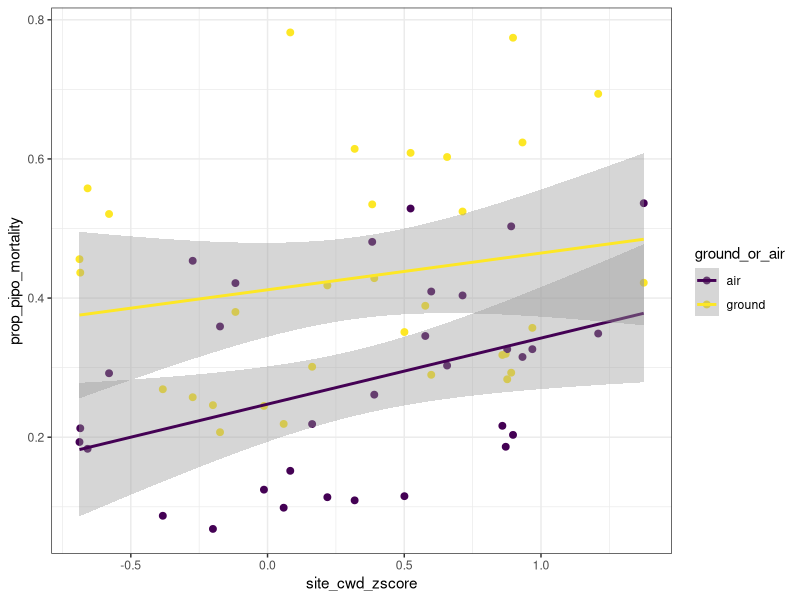
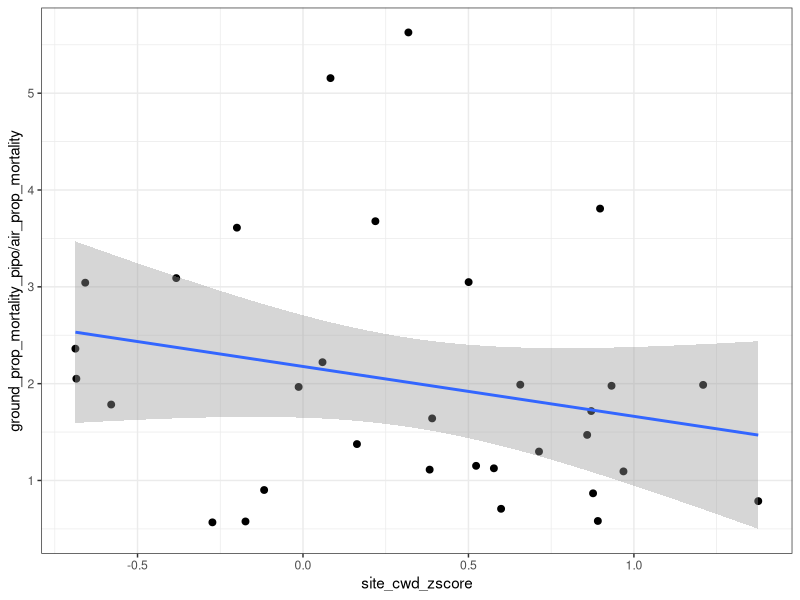
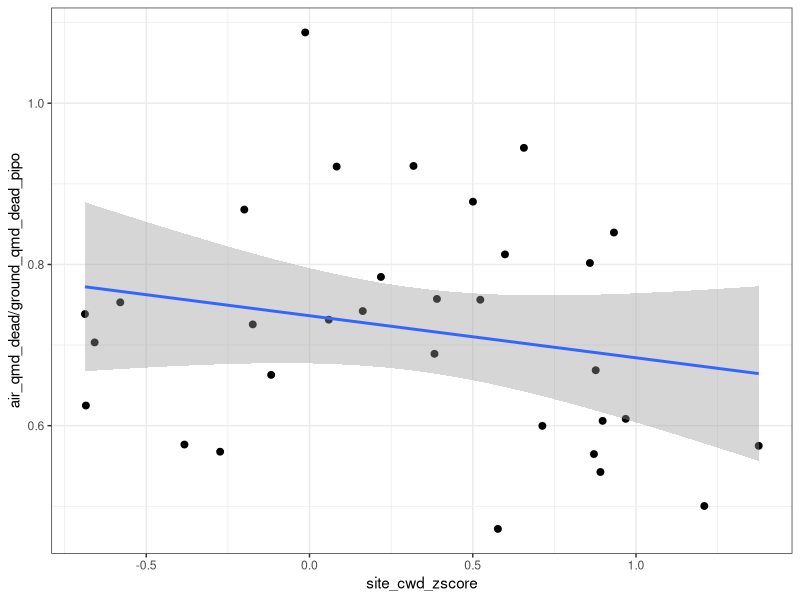

Here is the R script that generated these plots, in order: (Note: this script raises an error after producing the figures.)
# Purpose: assess any forest structure/composition differences along the CWD gradient in both ground and aerial data that might offer an alternative explanation for the strong CWD/host size interaction we found in our analysis

library(tidyverse)

site_data <- read_csv("analyses/analyses_output/summarized-non-spatial-site-data.csv")

site_data <-
  site_data %>% 
  dplyr::mutate(air_n_dead = air_n_total * air_prop_mortality,
                ground_n_dead = ground_n_total * ground_prop_mortality,
                air_mortality_rate_tphapyr = air_tpha_total * air_prop_mortality,
                ground_mortality_rate_tphapyr = ground_tpha_total * ground_prop_mortality)


# the overall pattern that we analyzed; CWD predicting pipo mortal; QMD predicting mortality --------

pipo_mortality_cwd <- 
  site_data %>% 
  dplyr::select(site_cwd_zscore, ground_prop_mortality_pipo, air_prop_mortality) %>% 
  dplyr::rename(ground = starts_with("ground"), air = starts_with("air")) %>% 
  pivot_longer(cols = c("ground", "air"), names_to = "ground_or_air", values_to = "prop_pipo_mortality")
  
ggplot(pipo_mortality_cwd, aes(x = site_cwd_zscore, y = prop_pipo_mortality, color = ground_or_air)) +
  geom_point(size = 2) +
  geom_smooth(method = "lm") +
  scale_color_viridis_d() +
  theme_bw()

ggplot(site_data, aes(x = site_cwd_zscore, y = ground_prop_mortality_pipo / air_prop_mortality )) +
  geom_point(size = 2) +
  geom_smooth(method = "lm") +
  scale_color_viridis_d() +
  theme_bw()


# relationship with dead PIPO qmd -----------------------------------------

ggplot(site_data, aes(x = site_cwd_zscore, y = air_qmd_dead / ground_qmd_dead_pipo)) +
  geom_point(size = 2) +
  geom_smooth(method = "lm") +
  scale_color_viridis_d() +
  theme_bw()

pipo_mortality_qmd <- 
  site_data %>% 
  dplyr::select(ground_qmd_pipo_dead, ground_prop_mortality_pipo, air_prop_mortality) %>% 
  dplyr::rename(qmd = ground_qmd_dead) %>% 
  dplyr::rename(ground = starts_with("ground"), air = starts_with("air")) %>% 
  pivot_longer(cols = c("ground", "air"), names_to = "ground_or_air", values_to = "prop_pipo_mortality")

ggplot(pipo_mortality_qmd, aes(x = qmd, y = prop_pipo_mortality, color = ground_or_air)) +
  geom_point(size = 2) +
  geom_smooth(method = "lm") +
  scale_color_viridis_d() +
  theme_bw()

# Did nonhost mortality vary across the CWD gradient? ------------------------

# Site CWD predicting the overall proportion of trees that are dead non-pipos
# slightly increasing trend across the CWD gradient, implying that more non-hosts are dying in hot/dry sites
ggplot(site_data, aes(x = site_cwd_zscore, y = ground_prop_mortality_nonhost)) +
  geom_point() +
  geom_smooth(method = "lm") +
  labs(x = "Site CWD (z score)",
       y = "Proportion of all trees that are dead nonhosts")

# Site CWD predicting the proportion of *dead* trees that are non-pipos
# We can think of this as an estimate of our classification error (since we classified all dead trees as PIPO and
# thus this plot would show 0 across the whole CWD gradient)
# Probably a better comparison to the aerial data
# No real trend here, suggesting that the fraction of dead trees that are non-hosts does not change across the
# CWD gradient. This suggests that a CWD by host/nonhost interaction (masked by our classification errors for dead 
# trees) is probably not the cause of the CWD by host size interaction effect on probability of mortality
ggplot(site_data, aes(x = site_cwd_zscore, y = ground_prop_mortality_nonhost / ground_prop_mortality)) +
  geom_point() +
  geom_smooth(method = "lm") +
  labs(x = "Site CWD (z score)",
       y = "Proportion of *dead* trees that are nonhosts from ground data")


# host tree size across the CWD gradient ---------------------------------------

pipo_and_dead_qmd <- 
  site_data %>% 
  dplyr::select(site_cwd_zscore, ground_qmd_pipo_and_dead, air_qmd_pipo_and_dead) %>% 
  dplyr::rename(ground = starts_with("ground"), air = starts_with("air")) %>% 
  pivot_longer(cols = c("ground", "air"), names_to = "ground_or_air", values_to = "qmd_pipo_and_dead")

ggplot(pipo_and_dead_qmd, aes(x = site_cwd_zscore, y = qmd_pipo_and_dead, color = ground_or_air)) +
  geom_point(size = 2) +
  geom_smooth(method = "lm") +
  scale_color_viridis_d() +
  theme_bw()

pipo_qmd <- 
  site_data %>% 
  dplyr::select(site_cwd_zscore, ground_qmd_pipo, air_qmd_pipo) %>% 
  dplyr::rename(ground = starts_with("ground"), air = starts_with("air")) %>% 
  pivot_longer(cols = c("ground", "air"), names_to = "ground_or_air", values_to = "qmd_pipo")

ggplot(pipo_qmd, aes(x = site_cwd_zscore, y = qmd_pipo, color = ground_or_air)) +
  geom_point(size = 2) +
  geom_smooth(method = "lm") +
  scale_color_viridis_d() +
  theme_bw()

# The QMD of dead trees doesn't change across the gradient;
# This also suggests that the host QMD by CWD interaction on Pr(host mortality) is not
# driven by our classification error.

dead_qmd <- 
  site_data %>% 
  dplyr::select(site_cwd_zscore, ground_qmd_dead, air_qmd_dead) %>% 
  dplyr::rename(ground = starts_with("ground"), air = starts_with("air")) %>% 
  pivot_longer(cols = c("ground", "air"), names_to = "ground_or_air", values_to = "qmd_dead")

ggplot(dead_qmd, aes(x = site_cwd_zscore, y = qmd_dead, color = ground_or_air)) +
  geom_point(size = 2) +
  geom_smooth(method = "lm") +
  scale_color_viridis_d() +
  theme_bw()

# How did we classify forest composition across CWD gradient? ----------------

prop_nonhost_live <-
  site_data %>% 
  dplyr::select(site_cwd_zscore, air_prop_nonhost_live, ground_prop_nonhost_live) %>% 
  dplyr::rename(ground = starts_with("ground"), air = starts_with("air")) %>% 
  pivot_longer(cols = c("ground", "air"), names_to = "ground_or_air", values_to = "prop_nonhost_live")

ggplot(prop_nonhost_live, aes(x = site_cwd_zscore, y = prop_nonhost_live, color = ground_or_air)) +
  geom_point() +
  geom_smooth(method = "lm") +
  scale_color_viridis_d() + 
  theme_bw() +
  labs(x = "Site CWD (z score)",
       y = "Proportion of live trees that are nonhosts")

prop_nonhost_all <-
  site_data %>% 
  dplyr::select(site_cwd_zscore, air_prop_nonhost_all, ground_prop_nonhost_all) %>% 
  dplyr::rename(ground = starts_with("ground"), air = starts_with("air")) %>% 
  pivot_longer(cols = c("ground", "air"), names_to = "ground_or_air", values_to = "prop_nonhost_all")

ggplot(prop_nonhost_all, aes(x = site_cwd_zscore, y = prop_nonhost_all, color = ground_or_air)) +
  geom_point() +
  geom_smooth(method = "lm") +
  scale_color_viridis_d() + 
  theme_bw() +
  labs(x = "Site CWD (z score)",
       y = "Proportion of all trees that are nonhosts")

ggplot(site_data, aes(x = site_cwd_zscore, y = air_prop_nonhost_all)) +
  geom_point() +
  geom_smooth(method = "lm")

# proportion of live PIPO for ground vs. air measurements -----------------

ggplot(site_data, aes(x = site_cwd_zscore, y = ground_prop_pipo_live)) +
  geom_point() +
  geom_smooth(method = "lm")

ggplot(site_data, aes(x = site_cwd_zscore, y = air_prop_pipo_live)) +
  geom_point() +
  geom_smooth(method = "lm")

# ground measurements: live pipo + dead pipo ------------------------------

ggplot(site_data, aes(x = site_cwd_zscore, y = ground_prop_pipo_live + ground_prop_mortality_pipo)) +
  geom_point() +
  geom_smooth(method = "lm")


ggplot(site_data, aes(x = site_cwd_zscore, y = air_prop_abco)) +
  geom_point() +
  geom_smooth(method = "lm")

ggplot(site_data, aes(x = site_cwd_zscore, y = air_prop_cade)) +
  geom_point() +
  geom_smooth(method = "lm")

ggplot(site_data, aes(x = site_cwd_zscore, y = air_prop_nonhost_live)) +
  geom_point() +
  geom_smooth(method = "lm")

ggplot(site_data, aes(x = site_cwd_zscore, y = air_prop_nonhost_all)) +
  geom_point() +
  geom_smooth(method = "lm")

ggplot(site_data, aes(x = site_cwd_zscore, y = ground_prop_nonhost_live)) +
  geom_point() +
  geom_smooth(method = "lm")

ggplot(site_data, aes(x = site_cwd_zscore, y = ground_qmd_pipo_and_dead)) +
  geom_point() +
  geom_smooth(method = "lm")

ggplot(site_data, aes(x = site_cwd_zscore, y = ground_qmd_pipo_and_dead)) +
  geom_point() +
  geom_smooth(method = "lm")

ggplot(site_data, aes(x = site_cwd_zscore, y = ground_qmd_overall)) +
  geom_point() +
  geom_smooth(method = "lm")
